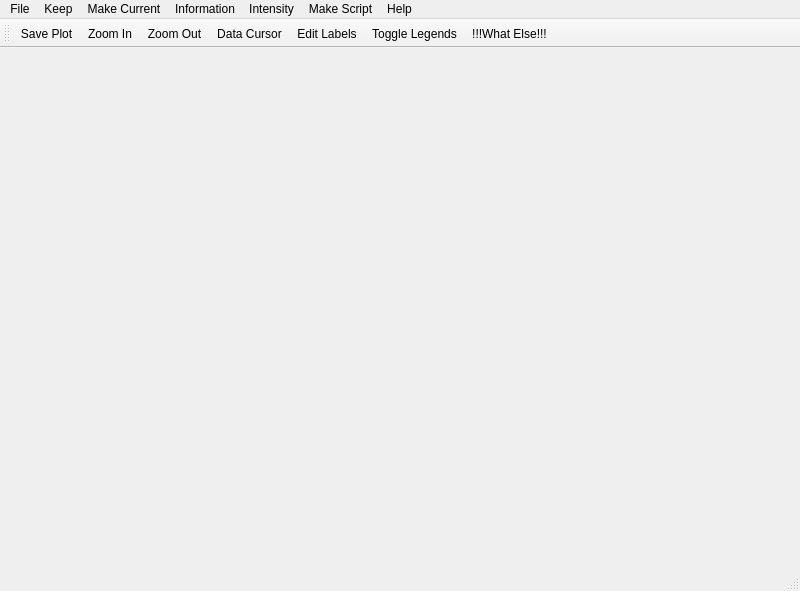
<?xml version="1.0" encoding="UTF-8"?>
<ui version="4.0">
 <class>MainWindow</class>
 <widget class="QMainWindow" name="MainWindow">
  <property name="geometry">
   <rect>
    <x>0</x>
    <y>0</y>
    <width>800</width>
    <height>591</height>
   </rect>
  </property>
  <property name="windowTitle">
   <string>MainWindow</string>
  </property>
  <widget class="QWidget" name="centralwidget"/>
  <widget class="QMenuBar" name="menubar">
   <property name="geometry">
    <rect>
     <x>0</x>
     <y>0</y>
     <width>800</width>
     <height>21</height>
    </rect>
   </property>
   <widget class="QMenu" name="menuFile">
    <property name="title">
     <string>File</string>
    </property>
   </widget>
   <widget class="QMenu" name="menuKeep">
    <property name="title">
     <string>Keep</string>
    </property>
   </widget>
   <widget class="QMenu" name="menuMakeCurrent">
    <property name="enabled">
     <bool>true</bool>
    </property>
    <property name="title">
     <string>Make Current</string>
    </property>
   </widget>
   <widget class="QMenu" name="menuInformation">
    <property name="title">
     <string>Information</string>
    </property>
   </widget>
   <widget class="QMenu" name="menuIntensity">
    <property name="title">
     <string>Intensity</string>
    </property>
   </widget>
   <widget class="QMenu" name="menuMake_Script">
    <property name="title">
     <string>Make Script</string>
    </property>
    <addaction name="actionSave_To_File"/>
    <addaction name="actionDump_To_Console"/>
   </widget>
   <widget class="QMenu" name="menuHelp">
    <property name="title">
     <string>Help</string>
    </property>
   </widget>
   <addaction name="menuFile"/>
   <addaction name="menuKeep"/>
   <addaction name="menuMakeCurrent"/>
   <addaction name="menuInformation"/>
   <addaction name="menuIntensity"/>
   <addaction name="menuMake_Script"/>
   <addaction name="menuHelp"/>
  </widget>
  <widget class="QStatusBar" name="statusbar"/>
  <widget class="QToolBar" name="toolBar">
   <property name="windowTitle">
    <string>toolBar</string>
   </property>
   <attribute name="toolBarArea">
    <enum>TopToolBarArea</enum>
   </attribute>
   <attribute name="toolBarBreak">
    <bool>false</bool>
   </attribute>
   <addaction name="action_save_image"/>
   <addaction name="actionZoom_In"/>
   <addaction name="actionZoom_Out"/>
   <addaction name="actionData_Cursor"/>
   <addaction name="actionEdit_Labels"/>
   <addaction name="actionToggle_Legends"/>
   <addaction name="action_What_Else"/>
  </widget>
  <action name="action_save_image">
   <property name="text">
    <string>Save Plot</string>
   </property>
   <property name="toolTip">
    <string>Save Plot As Image</string>
   </property>
  </action>
  <action name="actionSave_To_File">
   <property name="text">
    <string>Save To File</string>
   </property>
  </action>
  <action name="actionDump_To_Console">
   <property name="text">
    <string>Dump To Console</string>
   </property>
   <property name="shortcut">
    <string>Ctrl+D</string>
   </property>
  </action>
  <action name="actionZoom_In">
   <property name="text">
    <string>Zoom In</string>
   </property>
  </action>
  <action name="actionZoom_Out">
   <property name="text">
    <string>Zoom Out</string>
   </property>
  </action>
  <action name="actionData_Cursor">
   <property name="text">
    <string>Data Cursor</string>
   </property>
  </action>
  <action name="actionEdit_Labels">
   <property name="text">
    <string>Edit Labels</string>
   </property>
  </action>
  <action name="actionToggle_Legends">
   <property name="text">
    <string>Toggle Legends</string>
   </property>
  </action>
  <action name="action_What_Else">
   <property name="text">
    <string>!!!What Else!!!</string>
   </property>
  </action>
 </widget>
 <resources/>
 <connections/>
</ui>
